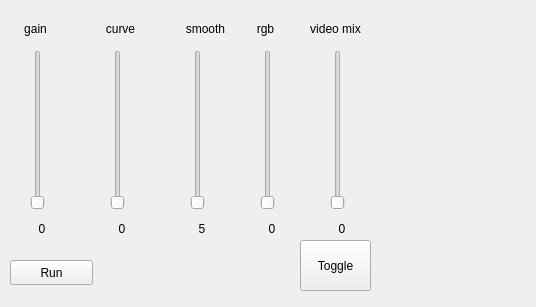
<?xml version="1.0" encoding="UTF-8"?>
<ui version="4.0">
 <class>MainWindow</class>
 <widget class="QMainWindow" name="MainWindow">
  <property name="geometry">
   <rect>
    <x>0</x>
    <y>0</y>
    <width>536</width>
    <height>307</height>
   </rect>
  </property>
  <property name="windowTitle">
   <string>MainWindow</string>
  </property>
  <widget class="QWidget" name="centralwidget">
   <property name="autoFillBackground">
    <bool>true</bool>
   </property>
   <widget class="QSlider" name="gain_slider">
    <property name="geometry">
     <rect>
      <x>30</x>
      <y>50</y>
      <width>16</width>
      <height>160</height>
     </rect>
    </property>
    <property name="maximum">
     <number>1000</number>
    </property>
    <property name="orientation">
     <enum>Qt::Vertical</enum>
    </property>
   </widget>
   <widget class="QSlider" name="curve_slider">
    <property name="geometry">
     <rect>
      <x>110</x>
      <y>50</y>
      <width>16</width>
      <height>160</height>
     </rect>
    </property>
    <property name="maximum">
     <number>1000</number>
    </property>
    <property name="orientation">
     <enum>Qt::Vertical</enum>
    </property>
   </widget>
   <widget class="QPushButton" name="run_button">
    <property name="geometry">
     <rect>
      <x>10</x>
      <y>260</y>
      <width>83</width>
      <height>25</height>
     </rect>
    </property>
    <property name="text">
     <string>Run</string>
    </property>
   </widget>
   <widget class="QLabel" name="gain_label">
    <property name="geometry">
     <rect>
      <x>10</x>
      <y>220</y>
      <width>64</width>
      <height>17</height>
     </rect>
    </property>
    <property name="text">
     <string>0</string>
    </property>
    <property name="alignment">
     <set>Qt::AlignCenter</set>
    </property>
   </widget>
   <widget class="QLabel" name="curve_label">
    <property name="geometry">
     <rect>
      <x>90</x>
      <y>220</y>
      <width>64</width>
      <height>17</height>
     </rect>
    </property>
    <property name="text">
     <string>0</string>
    </property>
    <property name="alignment">
     <set>Qt::AlignCenter</set>
    </property>
   </widget>
   <widget class="QLabel" name="label">
    <property name="geometry">
     <rect>
      <x>20</x>
      <y>20</y>
      <width>31</width>
      <height>17</height>
     </rect>
    </property>
    <property name="text">
     <string>gain</string>
    </property>
    <property name="alignment">
     <set>Qt::AlignCenter</set>
    </property>
   </widget>
   <widget class="QLabel" name="label_2">
    <property name="geometry">
     <rect>
      <x>100</x>
      <y>20</y>
      <width>41</width>
      <height>17</height>
     </rect>
    </property>
    <property name="layoutDirection">
     <enum>Qt::LeftToRight</enum>
    </property>
    <property name="text">
     <string>curve</string>
    </property>
    <property name="alignment">
     <set>Qt::AlignCenter</set>
    </property>
   </widget>
   <widget class="QLabel" name="label_4">
    <property name="geometry">
     <rect>
      <x>180</x>
      <y>20</y>
      <width>51</width>
      <height>17</height>
     </rect>
    </property>
    <property name="text">
     <string>smooth</string>
    </property>
    <property name="alignment">
     <set>Qt::AlignCenter</set>
    </property>
   </widget>
   <widget class="QSlider" name="smooth_slider">
    <property name="geometry">
     <rect>
      <x>190</x>
      <y>50</y>
      <width>16</width>
      <height>160</height>
     </rect>
    </property>
    <property name="minimum">
     <number>5</number>
    </property>
    <property name="maximum">
     <number>30</number>
    </property>
    <property name="orientation">
     <enum>Qt::Vertical</enum>
    </property>
   </widget>
   <widget class="QLabel" name="smooth_label">
    <property name="geometry">
     <rect>
      <x>170</x>
      <y>220</y>
      <width>64</width>
      <height>17</height>
     </rect>
    </property>
    <property name="text">
     <string>5</string>
    </property>
    <property name="alignment">
     <set>Qt::AlignCenter</set>
    </property>
   </widget>
   <widget class="QLabel" name="rgb_label">
    <property name="geometry">
     <rect>
      <x>240</x>
      <y>220</y>
      <width>64</width>
      <height>17</height>
     </rect>
    </property>
    <property name="text">
     <string>0</string>
    </property>
    <property name="alignment">
     <set>Qt::AlignCenter</set>
    </property>
   </widget>
   <widget class="QSlider" name="rgb_slider">
    <property name="geometry">
     <rect>
      <x>260</x>
      <y>50</y>
      <width>16</width>
      <height>160</height>
     </rect>
    </property>
    <property name="minimum">
     <number>0</number>
    </property>
    <property name="maximum">
     <number>1000</number>
    </property>
    <property name="orientation">
     <enum>Qt::Vertical</enum>
    </property>
   </widget>
   <widget class="QLabel" name="label_5">
    <property name="geometry">
     <rect>
      <x>240</x>
      <y>20</y>
      <width>51</width>
      <height>17</height>
     </rect>
    </property>
    <property name="text">
     <string>rgb</string>
    </property>
    <property name="alignment">
     <set>Qt::AlignCenter</set>
    </property>
   </widget>
   <widget class="QPushButton" name="video_mix_button">
    <property name="geometry">
     <rect>
      <x>300</x>
      <y>240</y>
      <width>71</width>
      <height>51</height>
     </rect>
    </property>
    <property name="text">
     <string>Toggle</string>
    </property>
   </widget>
   <widget class="QLabel" name="label_6">
    <property name="geometry">
     <rect>
      <x>300</x>
      <y>20</y>
      <width>71</width>
      <height>17</height>
     </rect>
    </property>
    <property name="text">
     <string>video mix</string>
    </property>
    <property name="alignment">
     <set>Qt::AlignCenter</set>
    </property>
   </widget>
   <widget class="QLabel" name="video_mix_label">
    <property name="geometry">
     <rect>
      <x>310</x>
      <y>220</y>
      <width>64</width>
      <height>17</height>
     </rect>
    </property>
    <property name="text">
     <string>0</string>
    </property>
    <property name="alignment">
     <set>Qt::AlignCenter</set>
    </property>
   </widget>
   <widget class="QSlider" name="video_mix_slider">
    <property name="geometry">
     <rect>
      <x>330</x>
      <y>50</y>
      <width>16</width>
      <height>160</height>
     </rect>
    </property>
    <property name="minimum">
     <number>0</number>
    </property>
    <property name="maximum">
     <number>1000</number>
    </property>
    <property name="orientation">
     <enum>Qt::Vertical</enum>
    </property>
   </widget>
  </widget>
 </widget>
 <resources/>
 <connections/>
</ui>
